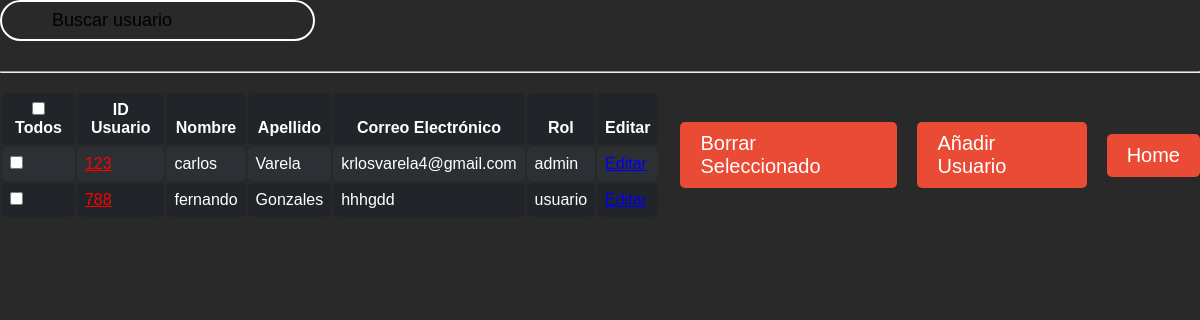
Screenshot of /user.php with the database file from the repository.
### tables this page shows
CREATE TABLE `usuarios` (
  `idUsuario` int(6) NOT NULL,
  `nombre` varchar(255) NOT NULL,
  `apellido` varchar(255) NOT NULL,
  `correo_electronico` varchar(255) NOT NULL,
  `clave` varchar(255) NOT NULL,
  `rol` enum('admin','usuario') NOT NULL DEFAULT 'usuario'
);

### user.php (the view, shortened to what this page needs)
<!DOCTYPE html>
<html lang="es">
<head>
    <link rel="stylesheet" href="stilopr.css">
</head>
<body>
<?php
$conexion = mysqli_connect("localhost", "root", "", "inventario");
?>
<div class="container-fluid">
    <form class="d-flex">
        <input class="form-control me-2 light-table-filter" data-table="table_id" type="search"
               placeholder="Buscar usuario" style="color: #1F37BD">
        <hr style="margin-top: 30px;">
    </form>
    <br>
</div>
<div class="table-container">
    <form method="POST" id="deleteForm" action="borrar.php">
        <table class="table table-striped table-dark table_id">
            <thead>
            <tr>
                <th><input type="checkbox" onclick="selectedCheckbox(this)"> Todos</th>
                <th>ID Usuario</th>
                <th>Nombre</th>
                <th>Apellido</th>
                <th>Correo Electrónico</th>
                <th>Rol</th>
                <th>Editar</th>
            </tr>
            </thead>
            <tbody>
            <?php
            $SQL = "SELECT * FROM usuarios";
            $dato = mysqli_query($conexion, $SQL);
            if ($dato->num_rows > 0) {
                while ($fetch = mysqli_fetch_assoc($dato)) {
                    ?>
                    <tr>
                        <td><input type="checkbox" name="check[]" value="<?php echo $fetch['idUsuario']; ?>"></td>
                        <td><a class="link" href="modifyusers.php?c=<?php echo $fetch['idUsuario']; ?>"><?php echo $fetch['idUsuario']; ?></a></td>
                        <td><?php echo $fetch['nombre']; ?></td>
                        <td><?php echo $fetch['apellido']; ?></td>
                        <td><?php echo $fetch['correo_electronico']; ?></td>
                        <td><?php echo $fetch['rol']; ?></td>
                        <td><a href="modifyusers.php?c=<?php echo $fetch['idUsuario']; ?>">Editar</a></td>
                    </tr>
                    <?php
                }
            } else {
                ?>
                <tr class="text-center">
                    <td colspan="7">No existen registros</td>
                </tr>
                <?php
            }
            ?>
            </tbody>
        </table>
    </form>
    <a href="#" id="delete-btn" onclick="confirmDeletion()">
        Borrar Seleccionado
    </a>
    <a href="agregar/addusers.php" id="btn">
        Añadir Usuario
    </a>
    <a href="bienvenida.php" id="btn">
        Home
    </a>
</div>
</body>
</html>

### stilopr.css (style rules this page uses)
::placeholder { color: black; }
.link { color: #FF0000; }
.table > :not(caption) > * > * { padding: 0.5rem 0.5rem; background-color: var(--bs-table-bg); border-bottom-width: 1px; box-shadow: inset 0 0 0 9999px var(--bs-table-accent-bg); border-radius:5px; }
.table > tbody { vertical-align: inherit; }
.table > thead { vertical-align: bottom; }
.table > :not(:first-child) { border-top: 2px solid currentColor; }
.table-striped > tbody > tr:nth-of-type(odd) > * { --bs-table-accent-bg: var(--bs-table-striped-bg); color: var(--bs-table-striped-color); }
.table-dark { --bs-table-bg: #212529; --bs-table-striped-bg: #2c3034; --bs-table-striped-color: #fff; --bs-table-active-bg: #373b3e; --bs-table-active-color: #fff; --bs-table-hover-bg: #323539; --bs-table-hover-color: #fff; color: #fff; border-color: #373b3e; }
* { margin: 0; padding: 0; outline: 0; }
body { background-color: #1FBD94; }
input[type=search] { width: 315px; padding: 8px 20px 8px 50px; border:#fff solid 2px; font-size: 18px; border-radius: 25px; background-position: 2% 50%; background-repeat: no-repeat; background-size: 30px; background-image: url('search.svg'); background-color: transparent; transition: 0.5s all ease-in-out; filter: brightness(170%); }
input[type=search]:focus, input[type=search]:not(:placeholder-shown) { width: 380px; background-color: #fff; filter: brightness(100%); }
* { margin: 0; padding: 0; font-family: 'Nunito', sans-serif; }

### user.php (style rules this page uses)
* { margin: 0; padding: 0; font-family: 'Nunito', sans-serif; }
body { background-color: #292929; }
.table-container { display: flex; justify-content: space-between; align-items: center; margin-bottom: 20px; }
.table-container .table { width: 100%; }
#btn, #delete-btn { text-decoration: none; cursor: pointer; color: #fff; font-size: 20px; display: flex; justify-content: center; align-items: center; padding: 10px 20px; transition: 0.3s all ease; background-color: #e94b35; border-radius: 5px; margin-left: 20px; }

### rows the page displays
usuarios: idUsuario "123", nombre "carlos", apellido "Varela", correo_electronico "krlosvarela4@gmail.com", rol "admin"
usuarios: idUsuario "788", nombre "fernando", apellido "Gonzales", correo_electronico "hhhgdd", rol "usuario"
